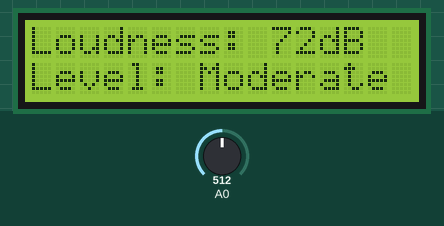
This sketch was run on a simulated ESP8266 (NodeMCU). On the bench: 16×2 character LCD. The test bench sets the inputs (shaded band); at power-on: A0 = 512. WiFi joins after 1.5 s; servers stay silent unless stated; web services answer with replies made up by the test bench; what the sketch prints to the serial monitor is not drawn.

Above: at 4.6 s.

The sketch:

sketch_mar21a.ino
```cpp
#include<ESP8266WiFi.h>
#include<WiFiClient.h>
#include<ESP8266HTTPClient.h>
#include <Wire.h>
#include <LiquidCrystal_I2C.h> // Library for LCD
LiquidCrystal_I2C lcd(0x3F,16,2);

WiFiClient client;
HTTPClient http;
String url;
String API ="LSHXLSUUDW41LKA0" ;
String FieldNo="1";

void ConnecTOWifi (void) ;
void setup (){
  Serial.begin (115200);
  lcd.init();
  lcd.backlight();
  lcd.setCursor(0, 0);
  lcd.print("Connecting to...");
  ConnecTOWifi ();
}
int httpcode, stepvalue;

void loop (){
  stepvalue=analogRead(A0);
  int db = map(stepvalue,20,900,49.5,90);
  SendGETRequest (db);
  lcd.setCursor(0, 0);
  lcd.print("Loudness: ");
  lcd.print(db);
  lcd.print("dB");
if (db <= 60)
  {
    lcd.setCursor(0, 1);
    lcd.print("Level: Quite");

  }
  else if (db > 60 && db<85)
  {
    lcd.setCursor(0, 1);
    lcd.print("Level: Moderate");

  }
  else if (db>=85)
  {
    lcd.setCursor(0, 1);
    lcd.print("Level: High");


  }
  delay(15000);
}

void SendGETRequest(int data){
  url = "http://api.thingspeak.com/update?api_key=" ;
  url = url + API;
  url = url + "&field";
  url = url + FieldNo;
  url = url + "=";
  url = url + data;
  http.begin (client,url) ;
  Serial.println ("Waiting For Response") ;
  httpcode = http.GET() ;
  if (httpcode>0){
  //Serial.print(db) ;
  Serial.println("— Data sent successfully") ;
  }
  else{
    Serial.println("Error in sending");
  }
  http.end();
}

void ConnecTOWifi (){
  WiFi.mode(WIFI_STA);
  WiFi.begin("OnePlusNord25G","21bct0366") ;
  Serial.print("connecting to wifi") ;
  while (WiFi.status()!= WL_CONNECTED){
    Serial.print('.');
    lcd.clear();
    lcd.setCursor(0, 0);
    lcd.print("Connected...");
    delay(4000);
    lcd.clear();
    delay (200) ;
  }
  Serial.print ("IP Address:");
  Serial.println (WiFi.localIP()) ;
  Serial.print ("MacAddress : ");
  Serial.println (WiFi.macAddress()) ;
}
```
